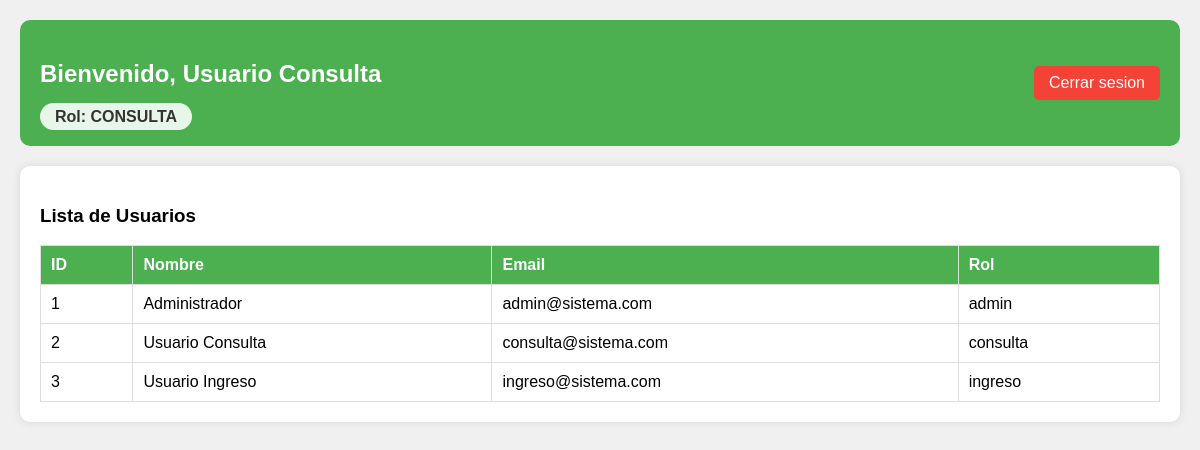
Screenshot of /php/src/dashboard.php (signed in) with the database file from the repository.
### tables this page shows
CREATE TABLE usuarios (
    id_usuario INT PRIMARY KEY AUTO_INCREMENT,
    nombre VARCHAR(100) NOT NULL,
    email VARCHAR(100) UNIQUE NOT NULL,
    password VARCHAR(255) NOT NULL,
    id_rol INT,
    activo TINYINT DEFAULT 1,
    FOREIGN KEY (id_rol) REFERENCES roles(id_rol)
);

CREATE TABLE roles (
    id_rol INT PRIMARY KEY AUTO_INCREMENT,
    nombre VARCHAR(50) NOT NULL,
    descripcion VARCHAR(100)
);

### php/src/dashboard.php (the view, shortened to what this page needs)
<?php
$usuario = $_SESSION["usuario"];
$rol = $usuario["rol"];
$host = "contenedor_mysql"; $db = "usuariosdb"; $user = "phpuser"; $pass = "php1234";
$conn = new mysqli($host, $user, $pass, $db);
?>
<!DOCTYPE html><html lang="es"><head><meta charset="UTF-8"><title>Dashboard</title>
</head><body>
<div class="header"><div>
<?php echo "<h2>Bienvenido, " . $usuario["nombre"] . "</h2>"; ?>
<?php echo "<span class=\"rol-badge\">Rol: " . strtoupper($rol) . "</span>"; ?>
</div><a href="logout.php" class="logout">Cerrar sesion</a></div>
<div class="card">
<?php if($rol === "consulta" || $rol === "admin"): ?>
<h3>Lista de Usuarios</h3>
<?php
$result = $conn->query("SELECT u.id_usuario, u.nombre, u.email, r.nombre as rol FROM usuarios u JOIN roles r ON u.id_rol = r.id_rol");
echo "<table><tr><th>ID</th><th>Nombre</th><th>Email</th><th>Rol</th>";
echo "</tr>";
while($row = $result->fetch_assoc()) {
echo "<tr><td>" . $row["id_usuario"] . "</td><td>" . $row["nombre"] . "</td><td>" . $row["email"] . "</td><td>" . $row["rol"] . "</td>";
echo "</tr>";
}
echo "</table>";
?>
<?php endif; ?>
</div></body></html>

### php/src/dashboard.php (style rules this page uses)
body { font-family: Arial; background: #f0f0f0; margin: 0; padding: 20px; }
.header { background: #4CAF50; color: white; padding: 20px; border-radius: 10px; display: flex; justify-content: space-between; align-items: center; }
.card { background: white; padding: 20px; border-radius: 10px; margin-top: 20px; box-shadow: 0 0 10px rgba(0,0,0,0.1); }
table { width: 100%; border-collapse: collapse; }
th, td { padding: 10px; border: 1px solid #ddd; text-align: left; }
th { background: #4CAF50; color: white; }
.logout { color: white; background: #f44336; padding: 8px 15px; border-radius: 5px; text-decoration: none; }
.rol-badge { background: #e8f5e9; color: #333; padding: 5px 15px; border-radius: 20px; font-weight: bold; }

### rows the page displays
usuarios: id_usuario "1", nombre "Administrador", email "admin@sistema.com", id_rol.nombre "admin"
usuarios: id_usuario "2", nombre "Usuario Consulta", email "consulta@sistema.com", id_rol.nombre "consulta"
usuarios: id_usuario "3", nombre "Usuario Ingreso", email "ingreso@sistema.com", id_rol.nombre "ingreso"

### other values shown
$usuario["nombre"] "Usuario Consulta"
$rol "CONSULTA"
